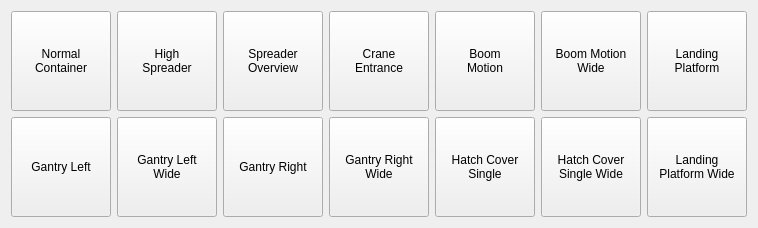
      <widget class="QWidget" name="cctvPage">
       <layout class="QGridLayout" name="gridLayout_2">
        <item row="0" column="3">
         <widget class="QPushButton" name="craneEntranceButton">
          <property name="sizePolicy">
           <sizepolicy hsizetype="Minimum" vsizetype="Minimum">
            <horstretch>0</horstretch>
            <verstretch>0</verstretch>
           </sizepolicy>
          </property>
          <property name="minimumSize">
           <size>
            <width>100</width>
            <height>100</height>
           </size>
          </property>
          <property name="maximumSize">
           <size>
            <width>100</width>
            <height>100</height>
           </size>
          </property>
          <property name="text">
           <string>Crane
Entrance</string>
          </property>
         </widget>
        </item>
        <item row="1" column="3">
         <widget class="QPushButton" name="gantryRightWideButton">
          <property name="sizePolicy">
           <sizepolicy hsizetype="Minimum" vsizetype="Minimum">
            <horstretch>0</horstretch>
            <verstretch>0</verstretch>
           </sizepolicy>
          </property>
          <property name="minimumSize">
           <size>
            <width>100</width>
            <height>100</height>
           </size>
          </property>
          <property name="maximumSize">
           <size>
            <width>100</width>
            <height>100</height>
           </size>
          </property>
          <property name="text">
           <string>Gantry Right
Wide</string>
          </property>
         </widget>
        </item>
        <item row="0" column="5">
         <widget class="QPushButton" name="boomMotionWideButton">
          <property name="sizePolicy">
           <sizepolicy hsizetype="Minimum" vsizetype="Minimum">
            <horstretch>0</horstretch>
            <verstretch>0</verstretch>
           </sizepolicy>
          </property>
          <property name="minimumSize">
           <size>
            <width>100</width>
            <height>100</height>
           </size>
          </property>
          <property name="maximumSize">
           <size>
            <width>100</width>
            <height>100</height>
           </size>
          </property>
          <property name="text">
           <string>Boom Motion
Wide</string>
          </property>
         </widget>
        </item>
        <item row="0" column="6">
         <widget class="QPushButton" name="landingPlatformButton">
          <property name="sizePolicy">
           <sizepolicy hsizetype="Minimum" vsizetype="Minimum">
            <horstretch>0</horstretch>
            <verstretch>0</verstretch>
           </sizepolicy>
          </property>
          <property name="minimumSize">
           <size>
            <width>100</width>
            <height>100</height>
           </size>
          </property>
          <property name="maximumSize">
           <size>
            <width>100</width>
            <height>100</height>
           </size>
          </property>
          <property name="text">
           <string>Landing
Platform</string>
          </property>
         </widget>
        </item>
        <item row="0" column="4">
         <widget class="QPushButton" name="boomMotionButton">
          <property name="sizePolicy">
           <sizepolicy hsizetype="Minimum" vsizetype="Minimum">
            <horstretch>0</horstretch>
            <verstretch>0</verstretch>
           </sizepolicy>
          </property>
          <property name="minimumSize">
           <size>
            <width>100</width>
            <height>100</height>
           </size>
          </property>
          <property name="maximumSize">
           <size>
            <width>100</width>
            <height>100</height>
           </size>
          </property>
          <property name="text">
           <string>Boom
Motion</string>
          </property>
         </widget>
        </item>
        <item row="1" column="2">
         <widget class="QPushButton" name="gantryRightButton">
          <property name="sizePolicy">
           <sizepolicy hsizetype="Minimum" vsizetype="Minimum">
            <horstretch>0</horstretch>
            <verstretch>0</verstretch>
           </sizepolicy>
          </property>
          <property name="minimumSize">
           <size>
            <width>100</width>
            <height>100</height>
           </size>
          </property>
          <property name="maximumSize">
           <size>
            <width>100</width>
            <height>100</height>
           </size>
          </property>
          <property name="text">
           <string>Gantry Right</string>
          </property>
         </widget>
        </item>
        <item row="0" column="1">
         <widget class="QPushButton" name="highSpreaderButton">
          <property name="sizePolicy">
           <sizepolicy hsizetype="Minimum" vsizetype="Minimum">
            <horstretch>0</horstretch>
            <verstretch>0</verstretch>
           </sizepolicy>
          </property>
          <property name="minimumSize">
           <size>
            <width>100</width>
            <height>100</height>
           </size>
          </property>
          <property name="maximumSize">
           <size>
            <width>100</width>
            <height>100</height>
           </size>
          </property>
          <property name="text">
           <string>High
Spreader</string>
          </property>
         </widget>
        </item>
        <item row="1" column="0">
         <widget class="QPushButton" name="gantryLeftButton">
          <property name="sizePolicy">
           <sizepolicy hsizetype="Minimum" vsizetype="Minimum">
            <horstretch>0</horstretch>
            <verstretch>0</verstretch>
           </sizepolicy>
          </property>
          <property name="minimumSize">
           <size>
            <width>100</width>
            <height>100</height>
           </size>
          </property>
          <property name="maximumSize">
           <size>
            <width>100</width>
            <height>100</height>
           </size>
          </property>
          <property name="text">
           <string>Gantry Left</string>
          </property>
         </widget>
        </item>
        <item row="1" column="6">
         <widget class="QPushButton" name="landingPlatformWideButton">
          <property name="sizePolicy">
           <sizepolicy hsizetype="Minimum" vsizetype="Minimum">
            <horstretch>0</horstretch>
            <verstretch>0</verstretch>
           </sizepolicy>
          </property>
          <property name="minimumSize">
           <size>
            <width>100</width>
            <height>100</height>
           </size>
          </property>
          <property name="maximumSize">
           <size>
            <width>100</width>
            <height>100</height>
           </size>
          </property>
          <property name="text">
           <string>Landing
Platform Wide</string>
          </property>
         </widget>
        </item>
        <item row="1" column="4">
         <widget class="QPushButton" name="hatchCoverSingleButton">
          <property name="sizePolicy">
           <sizepolicy hsizetype="Minimum" vsizetype="Minimum">
            <horstretch>0</horstretch>
            <verstretch>0</verstretch>
           </sizepolicy>
          </property>
          <property name="minimumSize">
           <size>
            <width>100</width>
            <height>100</height>
           </size>
          </property>
          <property name="maximumSize">
           <size>
            <width>100</width>
            <height>100</height>
           </size>
          </property>
          <property name="text">
           <string>Hatch Cover
Single</string>
          </property>
         </widget>
        </item>
        <item row="1" column="5">
         <widget class="QPushButton" name="hatchCoverSingleWideButton">
          <property name="sizePolicy">
           <sizepolicy hsizetype="Minimum" vsizetype="Minimum">
            <horstretch>0</horstretch>
            <verstretch>0</verstretch>
           </sizepolicy>
          </property>
          <property name="minimumSize">
           <size>
            <width>100</width>
            <height>100</height>
           </size>
          </property>
          <property name="maximumSize">
           <size>
            <width>100</width>
            <height>100</height>
           </size>
          </property>
          <property name="text">
           <string>Hatch Cover
Single Wide</string>
          </property>
         </widget>
        </item>
        <item row="0" column="2">
         <widget class="QPushButton" name="spreaderOverviewButton">
          <property name="sizePolicy">
           <sizepolicy hsizetype="Minimum" vsizetype="Minimum">
            <horstretch>0</horstretch>
            <verstretch>0</verstretch>
           </sizepolicy>
          </property>
          <property name="minimumSize">
           <size>
            <width>100</width>
            <height>100</height>
           </size>
          </property>
          <property name="maximumSize">
           <size>
            <width>100</width>
            <height>100</height>
           </size>
          </property>
          <property name="text">
           <string>Spreader
Overview</string>
          </property>
         </widget>
        </item>
        <item row="1" column="1">
         <widget class="QPushButton" name="gantryLeftWideButton">
          <property name="sizePolicy">
           <sizepolicy hsizetype="Minimum" vsizetype="Minimum">
            <horstretch>0</horstretch>
            <verstretch>0</verstretch>
           </sizepolicy>
          </property>
          <property name="minimumSize">
           <size>
            <width>100</width>
            <height>100</height>
           </size>
          </property>
          <property name="maximumSize">
           <size>
            <width>100</width>
            <height>100</height>
           </size>
          </property>
          <property name="text">
           <string>Gantry Left
Wide</string>
          </property>
         </widget>
        </item>
        <item row="0" column="0">
         <widget class="QPushButton" name="normalContainerButton">
          <property name="sizePolicy">
           <sizepolicy hsizetype="Minimum" vsizetype="Minimum">
            <horstretch>0</horstretch>
            <verstretch>0</verstretch>
           </sizepolicy>
          </property>
          <property name="minimumSize">
           <size>
            <width>100</width>
            <height>100</height>
           </size>
          </property>
          <property name="maximumSize">
           <size>
            <width>100</width>
            <height>100</height>
           </size>
          </property>
          <property name="text">
           <string>Normal
Container</string>
          </property>
         </widget>
        </item>
       </layout>
      </widget>
